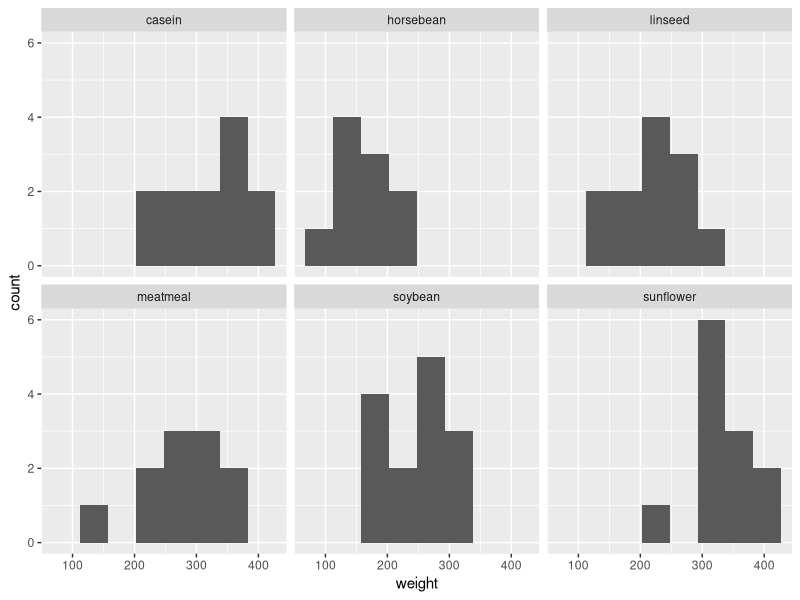
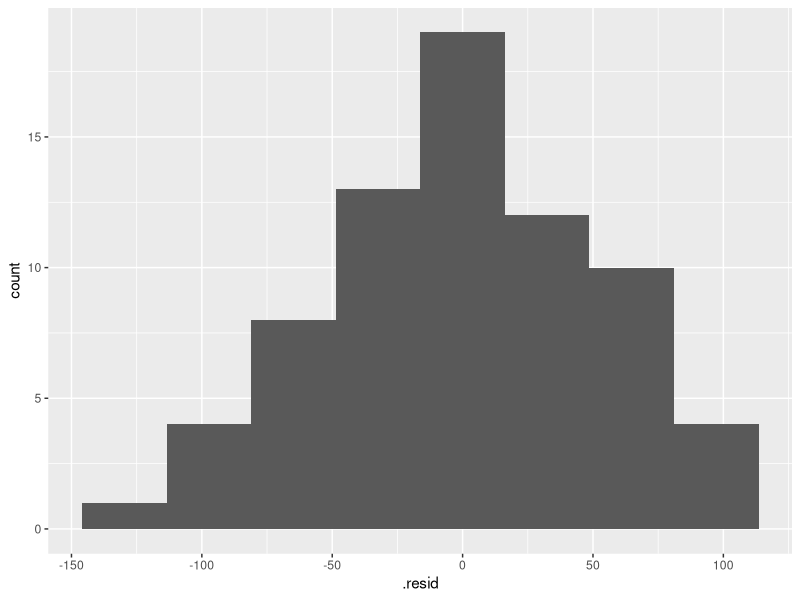
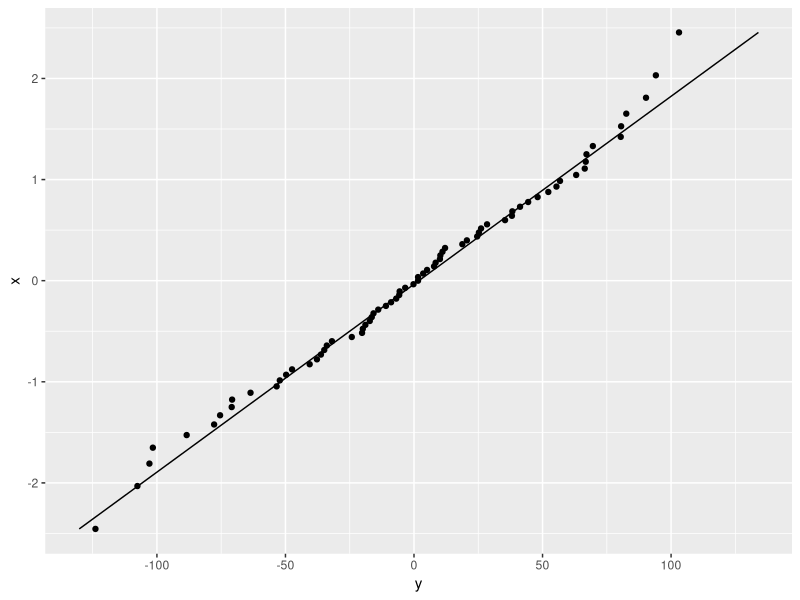
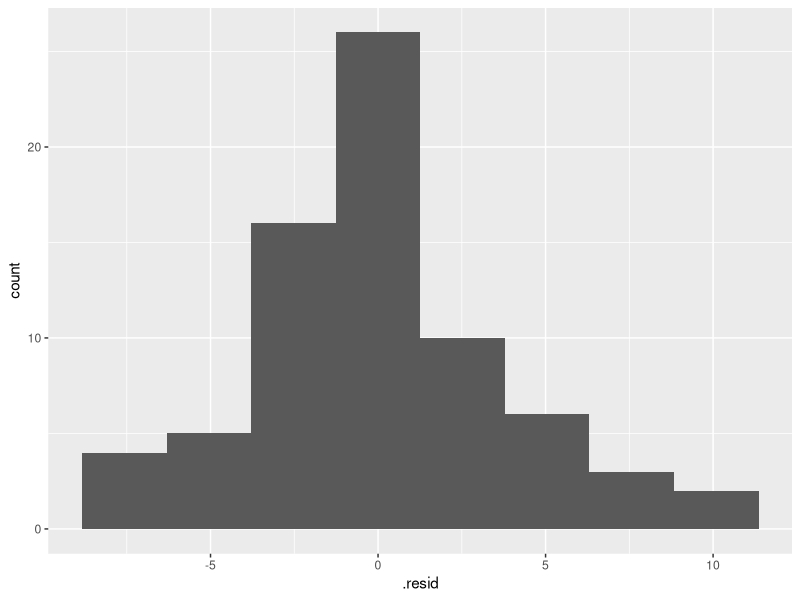
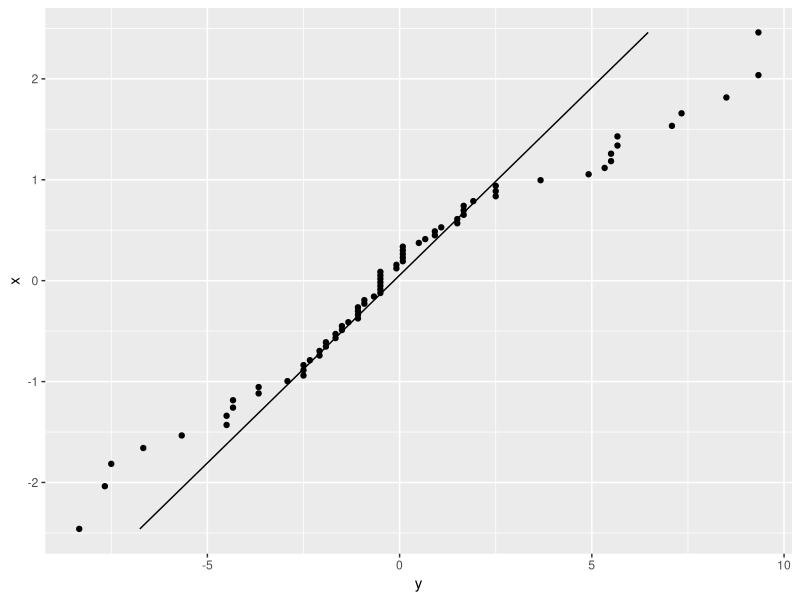
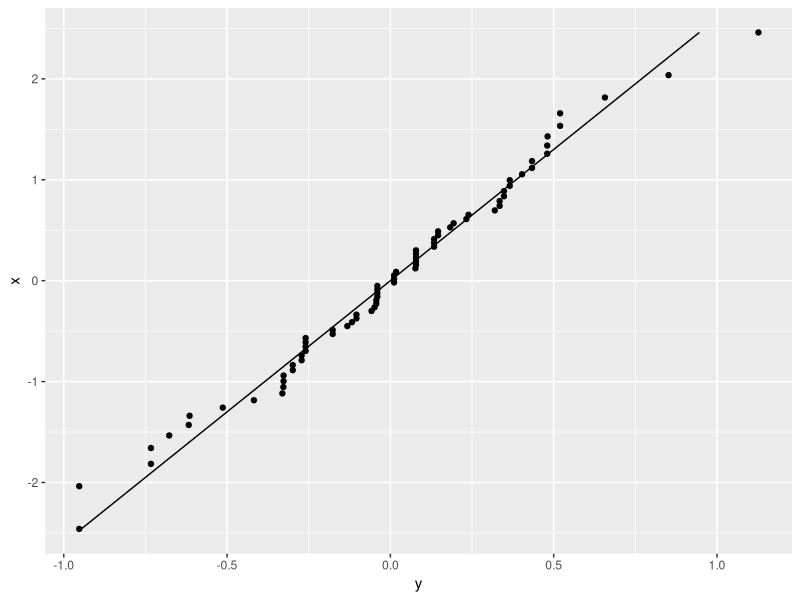

The R source for these figures, in order:
## ---- chunk 1
library(dplyr)
library(ggplot2)
library(car) # for leveneTest()
## ---- chunk 2
str(chickwts)
## ---- chunk 3
ggplot(chickwts, aes(x = weight)) + geom_histogram(bins = 8) + facet_wrap("feed")
## ---- chunk 4
chick.aov <- aov(weight ~ feed, data = chickwts)
chick.aov #don't need to do this, just for demo purposes!
## ---- chunk 5
str(chick.aov)
## ---- chunk 6
chickwts %>%
  group_by(feed) %>%
  mutate(group_mean = mean(weight), 
         residuals = weight - group_mean)
## ---- chunk 7
fortify(chick.aov)
## ---- chunk 8
ggplot(fortify(chick.aov), aes(x = .resid)) + geom_histogram(bins = 8)
## ---- chunk 9
ggplot(fortify(chick.aov), aes(sample = .resid)) + 
  geom_qq() + geom_qq_line() + coord_flip()
## ---- chunk 10
shapiro.test(chick.aov$residuals)
## ---- chunk 11
anova(chick.aov) %>% print()
## ---- chunk 12
InsectSprays
## ---- chunk 13
insectsummary <- InsectSprays %>% 
  group_by(spray) %>% summarize(n = n(), var = var(count))
insectsummary
## ---- chunk 14
insectsummary %>% knitr::kable() %>% print()
## ---- chunk 15
leveneTest(count ~ spray, data = InsectSprays) %>% print()
## ---- chunk 16
insect.m <- aov(count  ~ spray, data = InsectSprays)
insect.fort <- fortify(insect.m)
head(insect.fort) #don't need to inspect fortified data for homeworks.  Just for demonstration!
## ---- chunk 17
ggplot(insect.fort, aes(x = .resid)) + geom_histogram(bins = 8)
## ---- chunk 18
ggplot(insect.fort, aes(sample = .resid)) + 
  geom_qq() + geom_qq_line() + coord_flip()
## ---- chunk 19
shapiro.test(insect.m$residuals)
## ---- chunk 20
knitr::include_graphics("https://media.giphy.com/media/7c0bE2bfJrfos/giphy.gif")
## ---- chunk 21
InsectSprays %>% filter(count == 0)
## ---- chunk 22
insects <- InsectSprays %>% mutate(log_count = log(count + 1))
head(insects, 4)
## ---- chunk 23
insects.m2 <- aov(log_count ~ spray, data = insects)
insects.fort2 <- fortify(insects.m2)
## ---- chunk 24
ggplot(insects.fort2, aes(sample = .resid)) + 
  geom_qq() + geom_qq_line() + coord_flip()
## ---- chunk 25
shapiro.test(insects.fort2$.resid)
## ---- chunk 26
leveneTest(log_count ~ spray, data = insects) %>% print()
## ---- chunk 27
anova(insects.m2) %>% print()
## ---- chunk 28
kruskal.test(count ~ spray, data = InsectSprays)
